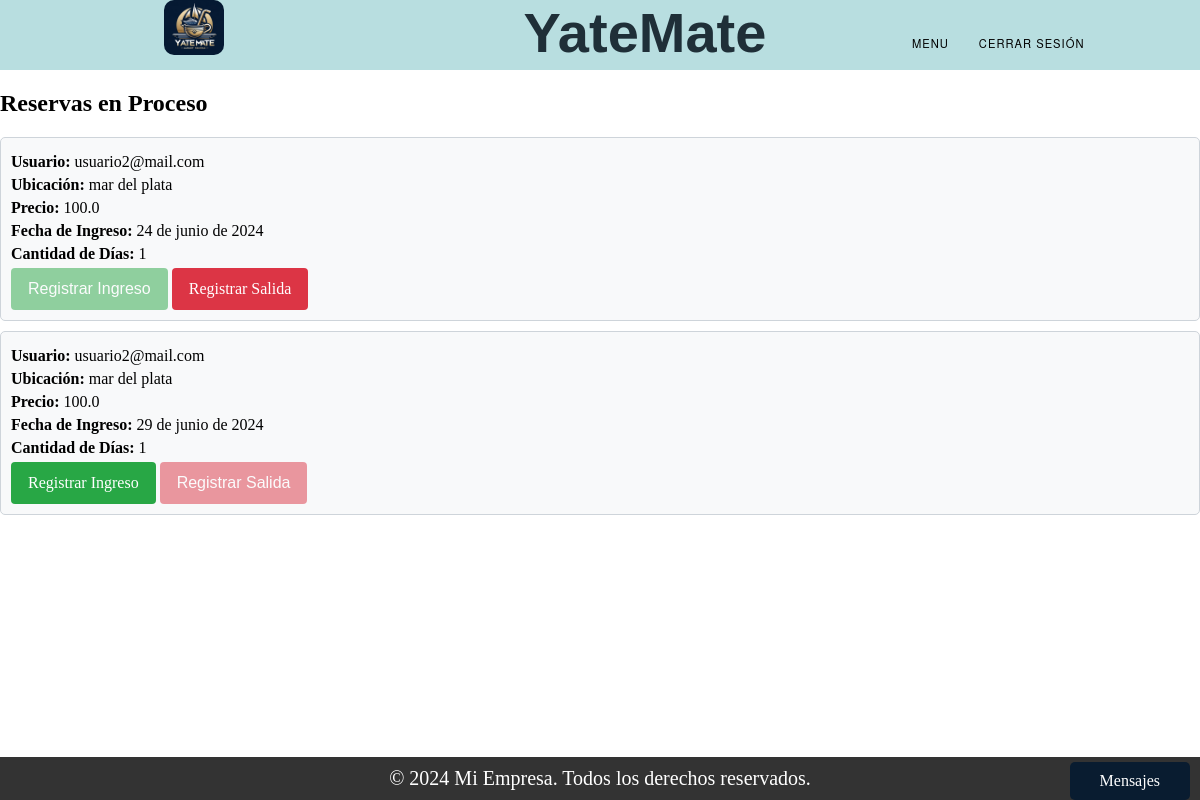
/reservas/ (signed in), run on an earlier commit of the app's database.
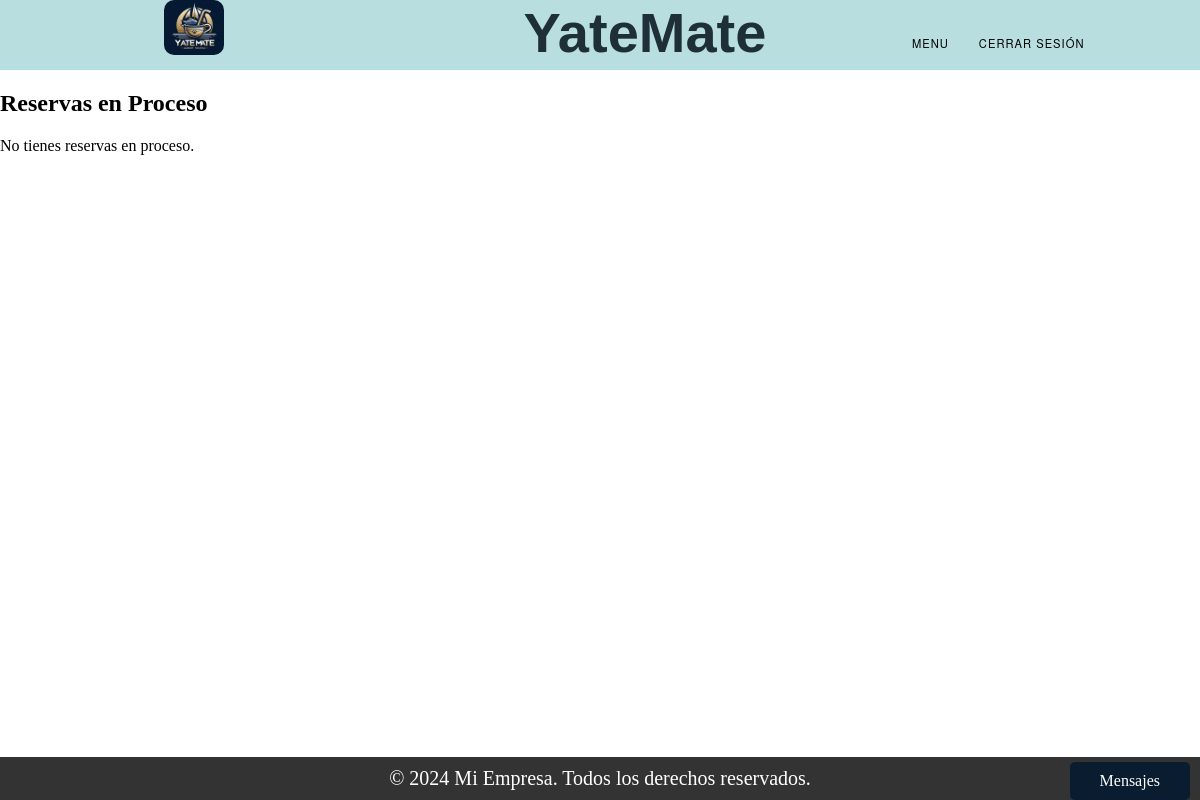
And on a later commit of the database.
### Amarra/models.py (models this page shows, shortened)
class Reserva(models.Model):
    ESTADOS = (
        ('Vigente', 'Vigente'),
        ('En Proceso', 'En Proceso'),
        ('Finalizado', 'Finalizado'),
    )
    publicacion = models.ForeignKey(Publicacion_Amarra, on_delete=models.CASCADE)
    fecha_ingreso = models.DateField(null=True)
    cant_dias = models.TextField()
    usuario = models.ForeignKey(User, on_delete=models.CASCADE)
    estado = models.CharField(max_length=20, choices=ESTADOS, default='Vigente')

class Publicacion_Amarra(models.Model):
    ESTADOS = (
        ('Vigente', 'Vigente'),
        ('En Proceso', 'En Proceso'),
        ('Finalizado', 'Finalizado'),
    )
    dueño = models.ForeignKey(User, on_delete=models.CASCADE, null=True)
    precio = models.TextField()
    fecha_inicio = models.DateField()
    cant_dias = models.TextField()
    ubicacion = models.TextField()
    cant_dias_disponibles = models.TextField(null=True)
    estado = models.CharField(max_length=20, choices=ESTADOS, default='Vigente')

### Register/models.py (models this page shows, shortened)
class User(models.Model):
    TIPOS = (
        ('Administrador', 'Administrador'),
        ('Usuario', 'Usuario'),
        ('Cliente', 'Cliente'),
    )
    mail = models.CharField(max_length=150, unique=True)  # Nombre de usuario (email).
    tipo = models.CharField(max_length=20, choices=TIPOS)
    password = models.CharField(max_length=128)  # Contraseña.
    nombre = models.CharField(max_length=255)
    apellido = models.CharField(max_length=255)
    dni = models.CharField(max_length=20)
    fecha_expiracion_dni = models.DateField()
    nacionalidad = models.CharField(max_length=100)
    genero = models.CharField(max_length=10)
    domicilio = models.CharField(max_length=255)
    fecha_nacimiento = models.DateField()
    cuil_cuit = models.CharField(max_length=20)
    moroso = models.BooleanField(default=False)

### Amarra/views.py (the view)
# urls.py: path('reservas/', views.reservas, name='reservas'),
def reservas(request):
    reservas_finalizadas = Reserva.objects.all()
    return render(request, "reservas.html", {'reservas': reservas_finalizadas})

### Trueque/context_processors.py (called while the page is built)
def conversaciones_usuario(request):
    user_id = request.session.get('user_id')
    if user_id:
        conversaciones = Conversacion.objects.filter(Q(dueño_publicacion=user_id) | Q(solicitante=user_id))
        return {'conversaciones_usuario': conversaciones}
    else:
        return {'conversaciones_usuario': []}

### Trueque/models.py (called while the page is built)
    def get_mensajes(self):
        return Mensajes_chat.objects.filter(conversacion=self).order_by('enviado_a')

### Amarra/templates/reservas.html (shortened to what this page needs)
{% extends "base.html" %}
{% block content %}
<h2>Reservas en Proceso</h2>
{% if reservas %}
    <div class="reserva-container">
        {% for reserva in reservas %}
            <div class="reserva-item">
                <p><strong>Usuario:</strong> {{ reserva.usuario.mail }}</p>
                <p><strong>Ubicación:</strong> {{ reserva.publicacion.ubicacion }}</p>
                <p><strong>Precio:</strong> {{ reserva.publicacion.precio }}</p>
                <p><strong>Fecha de Ingreso:</strong> {{ reserva.fecha_ingreso }}</p>
                <p><strong>Cantidad de Días:</strong> {{ reserva.cant_dias }}</p>
                <div>
                    {% if reserva.estado == 'Vigente' %}
                    <a href="{% url 'registrar_ingreso' reserva.id %}" class="btn btn-ingreso">Registrar Ingreso</a>
                    <button class="btn btn-salida btn-disabled" disabled>Registrar Salida</button>
                    {% elif reserva.estado == 'En Proceso' %}
                    <button class="btn btn-ingreso btn-disabled" disabled>Registrar Ingreso</button>
                    <a href="{% url 'registrar_salida' reserva.id %}" class="btn btn-salida">Registrar Salida</a>
                    {% elif reserva.estado == 'Finalizado' %}
                    <button class="btn btn-ingreso btn-disabled" disabled>Registrar Ingreso</button>
                    <button class="btn btn-salida btn-disabled" disabled>Registrar Salida</button>
                    {% endif %}
                </div>
            </div>
        {% endfor %}
    </div>
{% else %}
    <p>No tienes reservas en proceso.</p>
{% endif %}
{% endblock %}

### templates/base.html (shortened to what this page needs)
<!DOCTYPE html>
<html lang="es">
<head>
<link rel="stylesheet" href="styles.css">
</head>
<body>
{% include "partials/header.html" %}
{% block content %}{% endblock %}
{% include "partials/footer.html" %}
{% if request.session.user_type == 'Usuario' or request.session.user_type == 'Cliente' %}
        {% include 'partials/messages_bar.html' %}
{% endif %}
</body>
</html>

### templates/partials/header.html (shortened to what this page needs)
{% load static %}
<!DOCTYPE html>
<html lang="es">
<head>
<link rel="stylesheet" type="text/css" href="{% static 'css/styles.css' %}">
</head>
<body>
<header class="header1">
  <div class="navegacion">
    <div id="box-img">
      <img src="{% static 'img/iconY.jpg' %}" alt="Logo" >
    </div>
    <div class="titulo-cli">
      <h1>YateMate</h1>
    </div>
    <nav id="menu">
      <div id="div-nav">
        <ul>
          <li>
            <a href="#">Menu</a>
          </li>
          {% if request.session.user_id %}
            <li><a href="http://127.0.0.1:8000/login/logout">Cerrar sesión</a></li>
          {% else %}
            <li><a href="http://127.0.0.1:8000/login/">Iniciar sesión</a></li>
            <li><a href="http://127.0.0.1:8000/register/">Registrarse</a></li>
          {% endif %}
        </ul>
      </div>
    </nav>
  </div>
</header>
</body>
</html>

### templates/partials/footer.html (shortened to what this page needs)
<!DOCTYPE html>
<html lang="es">
<head>
</head>
<body>
<footer>
    <div class="container">
        <p>&copy; 2024 Mi Empresa. Todos los derechos reservados.</p>
    </div>
</footer>
</body>
</html>

### templates/partials/messages_bar.html (shortened to what this page needs)
{% load static %}
<!DOCTYPE html>
<html lang="en">
<head>
</head>
<body>
<div class="mensaje-bar">Mensajes</div>
</body>
</html>

### static/css/styles.css (style rules this page uses)
body { margin: 0; padding: 0; }
.header1 { background-color: #b8dee0; width: 100%; height:70px; }
.navegacion { display: flex; align-items: flex-start; justify-content: flex-start; }
.titulo-cli { display: flex; align-items: flex-start; justify-content: flex-start; margin-left:140px; }
.titulo-cli h1 { font-family: 'Alumni Sans Pinstripe', sans-serif; font-size: 3.5rem; font-weight: 800; margin: 0 ; color: #1f2f38; }
#menu { display: flex; align-items: center; flex-direction: row; margin-top: 20px; width: 100%; height: 100%; margin-left: 50px; justify-content: center; }
#menu ul { list-style:none; margin:0; padding:0; }
#menu ul li { background-color:#b8dee0;; }
#menu ul a { display:block; color:black; text-decoration:none; font-weight:400; font-size:0.7rem; padding:6px; font-family:"HelveticaNeue", "Helvetica Neue", Helvetica, Arial, sans-serif; text-transform:uppercase; letter-spacing:1px; }
#menu ul li { position:relative; float:left; margin:0; padding:0; }
#box-img { display: flex; width: 100%; height: 100%; align-items: center; justify-content: center; }
#box-img img { width: 60px; height: 60px; border-radius: 10px; margin-left: 5px; margin-top: 4px; }
ul { list-style: none; }
li { list-style: none; }
.container { display: flex; width: 100%; height: 100%; align-items:center; justify-content: center; margin-top: 100px; margin-bottom: 100px; }

### templates/partials/header.html (style rules this page uses)
.header1 { position: relative; z-index: 1000; }
.navegacion { display: flex; justify-content: space-between; align-items: center; }
#menu { position: relative; }
#menu ul { list-style: none; padding: 0; margin: 0; }
#menu ul li { position: relative; display: inline-block; margin-right: 10px; }
#menu ul li a { text-decoration: none; padding: 10px; display: block; }
#box-img img { max-height: 55px; margin-top: -10px; }

### templates/partials/footer.html (style rules this page uses)
footer { background-color: #333; color: #fff; padding: 10px 0; text-align: center; position: fixed; bottom: 0; width: 100%; }
.container { padding: 0; margin: 0; }
footer p { margin: 0; font-size: 20px; }
.mensaje-bar { position: fixed; bottom: 0px; right: 10px; background-color: #091c30; color: #fff; padding: 10px 30px;; border-radius: 5px; cursor: pointer; z-index: 1000; }

### templates/partials/messages_bar.html (style rules this page uses)
.mensaje-bar { position: fixed; bottom: 0px; right: 10px; background-color: #091c30; color: #fff; padding: 10px 30px; border-radius: 5px; cursor: pointer; z-index: 1000; }

What changed in the data, as far as the page shows it:
removed Reserva: usuario.mail "usuario2@mail.com", publicacion.ubicacion "mar del plata", publicacion.precio "100.0", fecha_ingreso "24 de junio de 2024", cant_dias "1", estado "Registrar Ingreso"
removed Reserva: usuario.mail "usuario2@mail.com", publicacion.ubicacion "mar del plata", publicacion.precio "100.0", fecha_ingreso "29 de junio de 2024", cant_dias "1", estado "Registrar Ingreso"
Also different on the page:
text now shown: "No tienes reservas en proceso."
